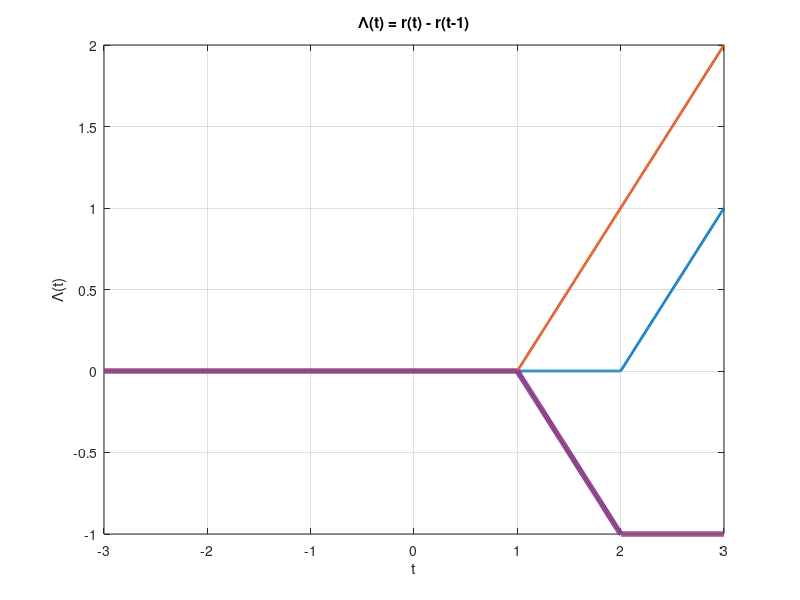

Source code (MATLAB): (Note: this script raises an error after producing the figure.)
% Define the ramp function
r = @(t) max(0, t);

% Define the piecewise function Lambda(t)

Lambda_0 = @(t) r(t-2);

Lambda_1 = @(t) r(t-1);

Lambda_2 = @(t) -r(t-1) + r(t-2);

% Define the time vector
t = linspace(-3, 3, 1000);

% Evaluate Lambda(t) over the time vector
Lambda_t0 = arrayfun(Lambda_0, t);

% Plot the function
figure;
plot(t, Lambda_t0, 'LineWidth', 2);
hold on;

% Evaluate Lambda(t) over the time vector
Lambda_t1 = arrayfun(Lambda_1, t);

% Evaluate Lambda(t) over the time vector
Lambda_t2 = arrayfun(Lambda_2, t);

% Plot the function
plot(t, Lambda_t1, 'LineWidth', 2);

plot(t, Lambda_t0 - Lambda_t1, 'LineWidth', 2);

plot(t, Lambda_t2, 'LineWidth', 4);

xlabel('t');
ylabel('\Lambda(t)');
title('\Lambda(t) = r(t) - r(t-1)');
grid on;


%%
% Define the ramp function
r = @(t) max(0, t);

% Define the piecewise function Lambda(t)
Lambda = @(t) r(t) - r(t-1) ;

% Define the time vector
t = linspace(-6, 7, 1000);

% Evaluate Lambda(t) over the time vector
Lambda_t = arrayfun(Lambda, t);

% Plot the function
fig = figure;
fig.Position = [ 995   579   763   647];
plot(t, Lambda_t, 'LineWidth', 6, 'DisplayName','r(t) - r(t-1)');
xlabel('t');
ylabel('\Lambda(t)');
hold on;
% Define the piecewise function Lambda(t)
Lambda = @(t) r(t-2) - r(t-1) ;

% Define the time vector
t = linspace(-6, 7, 1000);

% Evaluate Lambda(t) over the time vector
Lambda_t = arrayfun(Lambda, t);

plot(t, Lambda_t, 'LineWidth', 2, 'DisplayName','r(t-2) - r(t-1)');
grid on;
%title('\Lambda(t) = r(t-2) - r(t-1)');
legend;
set(gca,"FontSize",20);
ylim([-2,2])
xlim([-3,3])
exportgraphics(fig, sprintf('../figures/lambda_1_2.png'));
